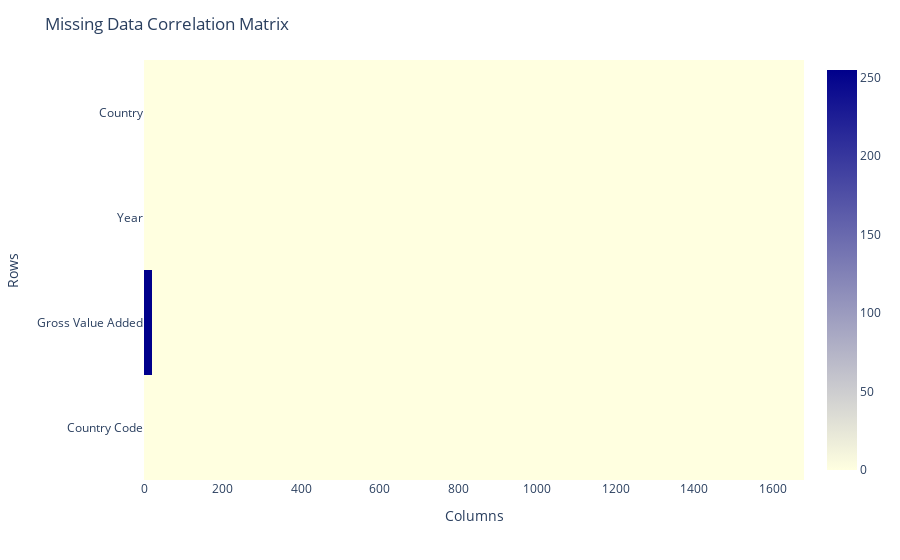

This figure's notebook cell:
### Code cell
display_missing(eustat)

### Figure 1 — Plotly figure (JSON) as saved in the notebook; plotly's stock layout.template omitted (floating-point values rounded to 4 significant figures; data arrays with more than 128 entries replaced by an {"elided": "..."} marker saying what was removed)
{"data": [{"coloraxis": "coloraxis", "hovertemplate": "Columns: %{x}<br>Rows: %{y}<br>color: %{z}<extra></extra>", "name": "0", "type": "heatmap", "x": {"elided": "1680 int values"}, "xaxis": "x", "y": ["Country", "Year", "Gross Value Added", "Country Code"], "yaxis": "y", "z": {"elided": "4x1680 int values"}}], "layout": {"coloraxis": {"colorscale": [[0, "lightyellow"], [1, "darkblue"]]}, "margin": {"t": 60}, "title": {"text": "Missing Data Correlation Matrix"}, "xaxis": {"anchor": "y", "constrain": "domain", "domain": [0, 1], "scaleanchor": "y", "side": "bottom", "tickangle": 0, "title": {"text": "Columns"}}, "yaxis": {"anchor": "x", "autorange": "reversed", "constrain": "domain", "domain": [0, 1], "title": {"text": "Rows"}}}}
